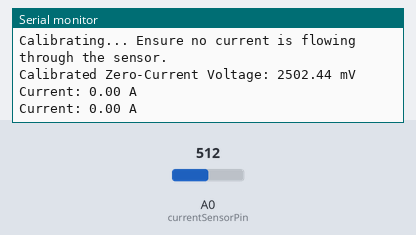
Recording of a sketch running on a simulated Arduino Uno, built with avr-gcc and run on an emulated ATmega328P. Parts: the last lines printed to the serial monitor. The inputs (shaded band) are chosen by the test bench; at power-on: A0 (currentSensorPin) = 512.

Above: at 5.7 s.
5.8 s: A0 (currentSensorPin) set to 716
At 6.3 s:
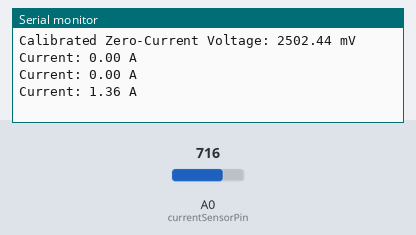
7.3 s: A0 (currentSensorPin) set to 900
At 8.1 s:
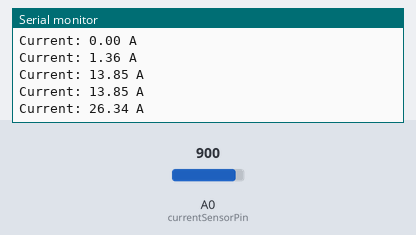
Timing chart, 0 to 10.3 s (numbered marks = the images above; inputs shaded):
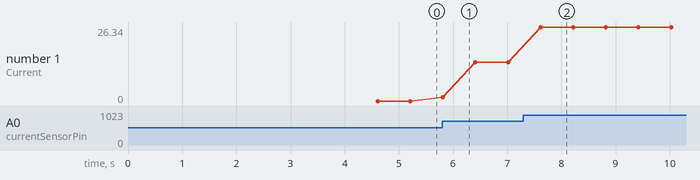

The sketch:

Current_sensor_hall.ino
```cpp
// Define the analog pin connected to the WCS1800 sensor
const int currentSensorPin = A0;

// Sensor specifications
const float sensitivity = 72.0; // Sensitivity in mV/A
float zeroCurrentOutput = 2500; // Default zero-current voltage in mV (calibrated later)

void setup() {
  Serial.begin(9600); // Initialize serial communication
  delay(1000); // Allow time for the sensor to stabilize

  // Calibrate the zero-current voltage
  zeroCurrentOutput = calibrateZeroCurrentOutput();
  Serial.print("Calibrated Zero-Current Voltage: ");
  Serial.print(zeroCurrentOutput);
  Serial.println(" mV");
}

void loop() {
  // Get the averaged sensor value to reduce noise
  float sensorVoltage = getAverageSensorVoltage(currentSensorPin, 10);

  // Calculate current: (Vout - Vzero) / Sensitivity
  float current = (sensorVoltage - zeroCurrentOutput) / sensitivity;

  // Display the current in amperes
  Serial.print("Current: ");
  Serial.print(current);
  Serial.println(" A");

  delay(500); // Update reading every 500 ms
}

// Function to read the averaged sensor voltage
float getAverageSensorVoltage(int pin, int numSamples) {
  long total = 0;
  for (int i = 0; i < numSamples; i++) {
    total += analogRead(pin);
    delay(10); // Small delay for stability
  }
  float averageADCValue = total / numSamples;
  return averageADCValue * (5.0 / 1023.0) * 1000; // Convert to mV
}

// Function to calibrate the zero-current voltage
float calibrateZeroCurrentOutput() {
  Serial.println("Calibrating... Ensure no current is flowing through the sensor.");
  delay(3000); // Wait 3 seconds for the user to prepare
  return getAverageSensorVoltage(currentSensorPin, 50); // Take multiple samples for accuracy
}
```

Measured:
- after the input at 5.8 s, the serial monitor: prints a new line at once (image 1)
- after the input at 7.3 s, the serial monitor: prints a new line after 0.32 s (image 2)
- plotted number 1: 0 → 13.85 after the input at 5.8 s, 13.85 → 26.34 after the input at 7.3 s
